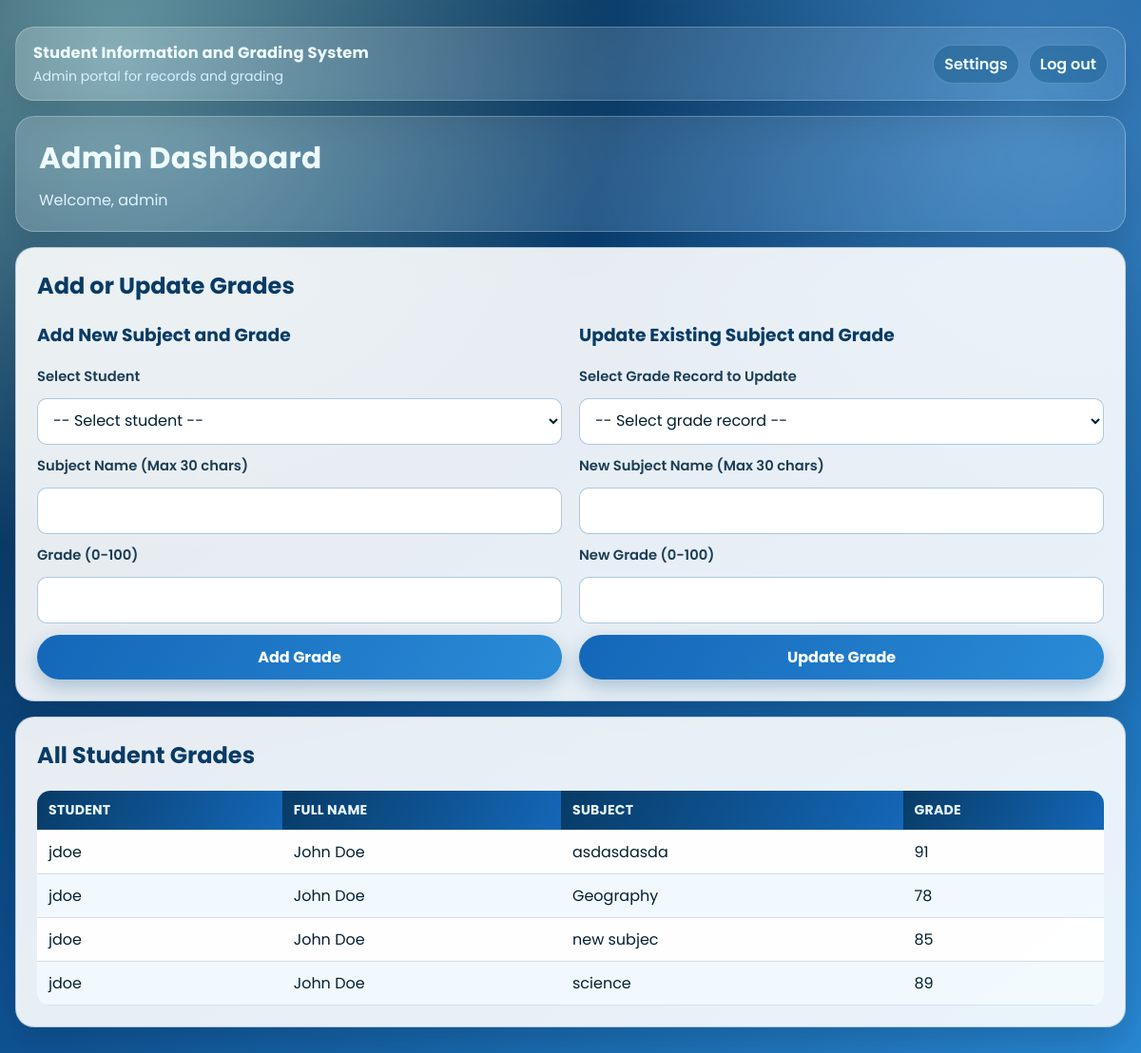
The page /dashboard.php (signed in) on the database as committed earlier.
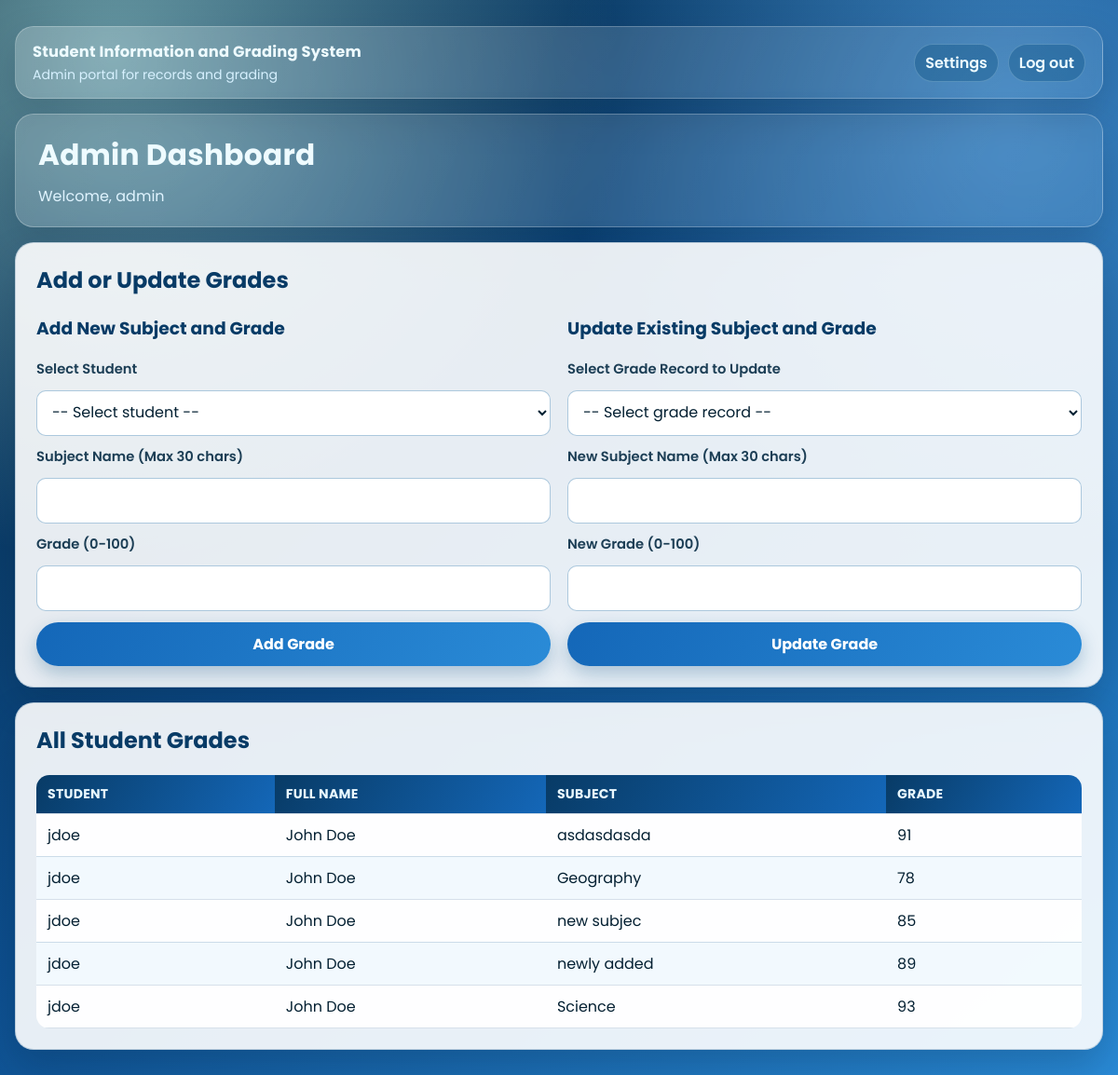
The same page on the database as committed later.
### tables this page shows
CREATE TABLE `grades` (
  `id` int(11) NOT NULL,
  `student_id` int(11) NOT NULL,
  `subject` varchar(30) NOT NULL,
  `grade_value` int(11) NOT NULL CHECK (`grade_value` between 0 and 100),
  PRIMARY KEY (`id`),
  KEY `student_id` (`student_id`),
  CONSTRAINT `grades_ibfk_1` FOREIGN KEY (`student_id`) REFERENCES `users` (`id`) ON DELETE CASCADE
);

CREATE TABLE `users` (
  `id` int(11) NOT NULL AUTO_INCREMENT,
  `username` varchar(50) NOT NULL,
  `password` varchar(255) NOT NULL,
  `full_name` varchar(120) NOT NULL,
  `role` varchar(20) NOT NULL CHECK (`role` in ('Student','Admin')),
  PRIMARY KEY (`id`),
  UNIQUE KEY `username` (`username`)
);

### dashboard.php (the view, shortened to what this page needs)
<?php
$pdo = getDb();
$gradesStmt = $pdo->query('SELECT g.id, g.student_id, g.subject, g.grade_value, u.username, u.full_name FROM grades g JOIN users u ON g.student_id = u.id ORDER BY u.username, g.subject');
$grades = $gradesStmt->fetchAll();
?>
<!doctype html>
<html lang="en">
<head>
    <link rel="stylesheet" href="assets/styles.css">
</head>
<body>
    <main class="app-shell">
        <header class="topbar">
            <div>
                <div class="topbar-title">Student Information and Grading System</div>
                <div class="topbar-sub">Admin portal for records and grading</div>
            </div>
            <nav class="topbar-links">
                <a href="admin_settings.php">Settings</a>
                <a href="logout.php">Log out</a>
            </nav>
        </header>
        <section class="content-stack">
                <section class="hero">
                    <h1>Admin Dashboard</h1>
                    <p>Welcome, <?php echo htmlspecialchars((string)$_SESSION['user'], ENT_QUOTES, 'UTF-8'); ?></p>
                </section>
                <section class="card">
                    <h2>Add or Update Grades</h2>
                    <div class="grid">
                        <div>
                            <h3>Add New Subject and Grade</h3>
                            <form action="add_grade.php" method="POST">
                                <label for="add_student_id">Select Student</label>
                                <select id="add_student_id" name="student_id" required>
                                    <option value="">-- Select student --</option>
                                </select>
                                <label for="add_subject">Subject Name (Max 30 chars)</label>
                                <input id="add_subject" type="text" name="subject" maxlength="30" pattern="[A-Za-z0-9 ]+" required>
                                <label for="add_grade_value">Grade (0-100)</label>
                                <input id="add_grade_value" type="number" name="grade_value" min="0" max="100" required>
                                <input type="submit" value="Add Grade">
                            </form>
                        </div>
                        <div>
                            <h3>Update Existing Subject and Grade</h3>
                            <form action="update_grade.php" method="POST">
                                <label for="update_grade_id">Select Grade Record to Update</label>
                                <select id="update_grade_id" name="grade_id" required>
                                    <option value="">-- Select grade record --</option>
                                </select>
                                <label for="update_subject">New Subject Name (Max 30 chars)</label>
                                <input id="update_subject" type="text" name="subject" maxlength="30" pattern="[A-Za-z0-9 ]+" required>
                                <label for="update_grade_value">New Grade (0-100)</label>
                                <input id="update_grade_value" type="number" name="grade_value" min="0" max="100" required>
                                <input type="submit" value="Update Grade">
                            </form>
                        </div>
                    </div>
                </section>
                <section class="card">
                    <h2>All Student Grades</h2>
                    <?php if (empty($grades)): ?>
                        <p>No grades recorded.</p>
                    <?php else: ?>
                        <table>
                            <thead>
                                <tr>
                                    <th>Student</th>
                                    <th>Full Name</th>
                                    <th>Subject</th>
                                    <th>Grade</th>
                                </tr>
                            </thead>
                            <tbody>
                                <?php foreach ($grades as $g): ?>
                                    <tr>
                                        <td><?php echo htmlspecialchars((string)$g['username'], ENT_QUOTES, 'UTF-8'); ?></td>
                                        <td><?php echo htmlspecialchars((string)$g['full_name'], ENT_QUOTES, 'UTF-8'); ?></td>
                                        <td><?php echo htmlspecialchars((string)$g['subject'], ENT_QUOTES, 'UTF-8'); ?></td>
                                        <td><?php echo (int)$g['grade_value']; ?></td>
                                    </tr>
                                <?php endforeach; ?>
                            </tbody>
                        </table>
                    <?php endif; ?>
                </section>
        </section>
    </main>
</body>
</html>

### assets/styles.css (style rules this page uses)
:root { --ocean-950: #06253b; --ocean-900: #083b66; --ocean-800: #0d4f8f; --ocean-700: #1467b8; --ocean-500: #2a8bd7; --ocean-300: #79c5ff; --seafoam-200: #b6f4f2; --ink-900: #042032; --ink-700: #1c3e55; --surface: rgba(255, 255, 255, 0.9); --surface-strong: rgba(255, 255, 255, 0.97); --border: rgba(10, 72, 122, 0.2); --success-bg: #dcfff2; --success-fg: #045b41; --error-bg: #ffe6ea; --error-fg: #8f1c2e; --shadow: 0 18px 40px rgba(3, 27, 48, 0.22); --radius-lg: 20px; --radius-md: 14px; --radius-sm: 10px; }
* { box-sizing: border-box; }
html, body { margin: 0; min-height: 100%; }
body { font-family: "Poppins", "Trebuchet MS", "Segoe UI", sans-serif; color: var(--ink-900); background: radial-gradient(circle at 10% 5%, rgba(182, 244, 242, 0.55), transparent 35%), radial-gradient(circle at 90% 10%, rgba(121, 197, 255, 0.45), transparent 32%), linear-gradient(140deg, var(--ocean-950) 0%, var(--ocean-800) 48%, var(--ocean-500) 100%); padding: 28px 16px 40px; }
.app-shell { max-width: 1280px; margin: 0 auto; display: grid; gap: 16px; }
.topbar { background: linear-gradient(115deg, rgba(255, 255, 255, 0.22), rgba(255, 255, 255, 0.08)); border: 1px solid rgba(255, 255, 255, 0.24); border-radius: var(--radius-lg); box-shadow: var(--shadow); color: #eefbff; padding: 14px 18px; display: flex; align-items: center; justify-content: space-between; gap: 12px; backdrop-filter: blur(5px); }
.topbar-title { font-size: 1.02rem; font-weight: 700; letter-spacing: 0.2px; }
.topbar-sub { margin-top: 2px; color: #d7f1ff; font-size: 0.88rem; }
.topbar-links { display: flex; flex-wrap: wrap; gap: 10px; }
.topbar-links a { color: #eefbff; text-decoration: none; font-weight: 600; padding: 7px 11px; border-radius: 999px; background: rgba(7, 76, 125, 0.34); border: 1px solid rgba(199, 235, 255, 0.25); }
.content-stack { display: grid; gap: 16px; }
.hero { background: linear-gradient(115deg, rgba(255, 255, 255, 0.18), rgba(255, 255, 255, 0.08)); border: 1px solid rgba(255, 255, 255, 0.25); border-radius: var(--radius-lg); box-shadow: var(--shadow); color: #eefbff; padding: 20px 24px; backdrop-filter: blur(5px); animation: rise-in 0.55s ease both; }
.hero h1 { margin: 0; font-size: clamp(1.55rem, 2.6vw, 2.2rem); letter-spacing: 0.3px; }
.hero p { margin: 8px 0 0; color: #e0f4ff; }
.card { background: var(--surface); border: 1px solid var(--border); border-radius: var(--radius-lg); box-shadow: var(--shadow); padding: 22px; animation: rise-in 0.5s ease both; }
.card h2, .card h3 { margin-top: 0; color: var(--ocean-900); }
.grid { display: grid; grid-template-columns: repeat(2, minmax(250px, 1fr)); gap: 18px; }
form { display: grid; gap: 12px; }
label { font-size: 0.92rem; color: var(--ink-700); font-weight: 600; }
input, select, button { width: 100%; font: inherit; }
input, select { border: 1px solid rgba(18, 99, 157, 0.35); border-radius: var(--radius-sm); padding: 11px 12px; background: var(--surface-strong); color: var(--ink-900); }
button, input[type="submit"] { border: 0; border-radius: 999px; padding: 11px 16px; color: #fff; cursor: pointer; font-weight: 700; background: linear-gradient(120deg, var(--ocean-700), var(--ocean-500)); box-shadow: 0 8px 20px rgba(7, 74, 126, 0.28); transition: transform 0.15s ease, filter 0.2s ease; }
table { width: 100%; border-collapse: collapse; overflow: hidden; border-radius: var(--radius-md); background: var(--surface-strong); }
th, td { padding: 10px 12px; text-align: left; border-bottom: 1px solid rgba(10, 72, 122, 0.16); }
th { font-size: 0.88rem; letter-spacing: 0.25px; text-transform: uppercase; color: #e9f8ff; background: linear-gradient(120deg, var(--ocean-900), var(--ocean-700)); }
tbody tr:nth-child(even) { background: rgba(188, 224, 248, 0.18); }

Rows that differ between the two databases and show on the page:
added grades: student.username "jdoe", student.full_name "John Doe", subject "newly added", grade_value "89"
changed grades: subject "science" → "Science"; grade_value "89" → "93"
